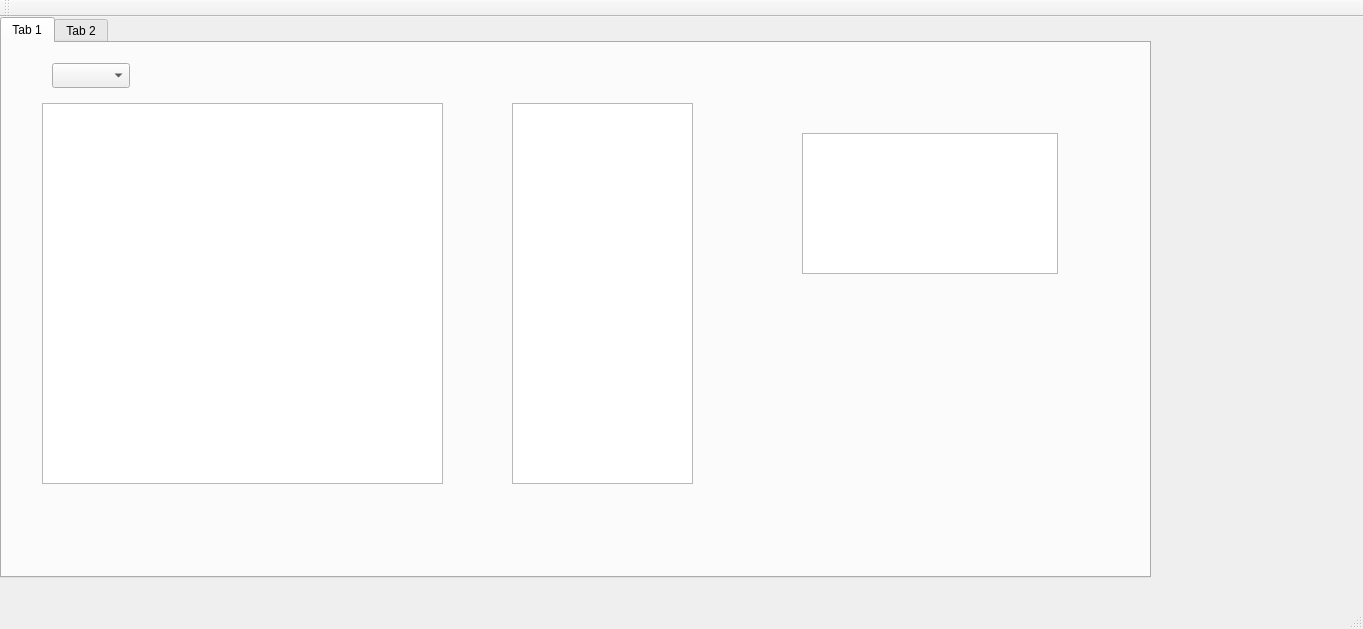
<?xml version="1.0" encoding="UTF-8"?>
<ui version="4.0">
 <class>MainWindow</class>
 <widget class="QMainWindow" name="MainWindow">
  <property name="geometry">
   <rect>
    <x>0</x>
    <y>0</y>
    <width>1363</width>
    <height>629</height>
   </rect>
  </property>
  <property name="windowTitle">
   <string>MainWindow</string>
  </property>
  <widget class="QWidget" name="centralWidget">
   <widget class="QTabWidget" name="tabWidget">
    <property name="geometry">
     <rect>
      <x>0</x>
      <y>0</y>
      <width>1151</width>
      <height>561</height>
     </rect>
    </property>
    <property name="currentIndex">
     <number>0</number>
    </property>
    <widget class="QWidget" name="tab">
     <attribute name="title">
      <string>Tab 1</string>
     </attribute>
     <widget class="QListView" name="listView">
      <property name="geometry">
       <rect>
        <x>510</x>
        <y>60</y>
        <width>181</width>
        <height>381</height>
       </rect>
      </property>
     </widget>
     <widget class="QTableView" name="tableView">
      <property name="geometry">
       <rect>
        <x>40</x>
        <y>60</y>
        <width>401</width>
        <height>381</height>
       </rect>
      </property>
     </widget>
     <widget class="QComboBox" name="comboBox">
      <property name="geometry">
       <rect>
        <x>50</x>
        <y>20</y>
        <width>78</width>
        <height>25</height>
       </rect>
      </property>
     </widget>
     <widget class="QTableView" name="tableView_3">
      <property name="geometry">
       <rect>
        <x>800</x>
        <y>90</y>
        <width>256</width>
        <height>141</height>
       </rect>
      </property>
     </widget>
    </widget>
    <widget class="QWidget" name="tab_2">
     <attribute name="title">
      <string>Tab 2</string>
     </attribute>
     <widget class="QTableView" name="tableView_2">
      <property name="geometry">
       <rect>
        <x>160</x>
        <y>140</y>
        <width>491</width>
        <height>331</height>
       </rect>
      </property>
     </widget>
     <widget class="QTextEdit" name="textEdit">
      <property name="geometry">
       <rect>
        <x>160</x>
        <y>20</y>
        <width>491</width>
        <height>91</height>
       </rect>
      </property>
     </widget>
     <widget class="QPushButton" name="pushButton">
      <property name="geometry">
       <rect>
        <x>710</x>
        <y>60</y>
        <width>92</width>
        <height>27</height>
       </rect>
      </property>
      <property name="text">
       <string>query</string>
      </property>
     </widget>
    </widget>
   </widget>
  </widget>
  <widget class="QMenuBar" name="menuBar">
   <property name="geometry">
    <rect>
     <x>0</x>
     <y>0</y>
     <width>1363</width>
     <height>23</height>
    </rect>
   </property>
  </widget>
  <widget class="QToolBar" name="mainToolBar">
   <attribute name="toolBarArea">
    <enum>TopToolBarArea</enum>
   </attribute>
   <attribute name="toolBarBreak">
    <bool>false</bool>
   </attribute>
  </widget>
  <widget class="QStatusBar" name="statusBar"/>
 </widget>
 <layoutdefault spacing="6" margin="11"/>
 <resources/>
 <connections/>
</ui>
